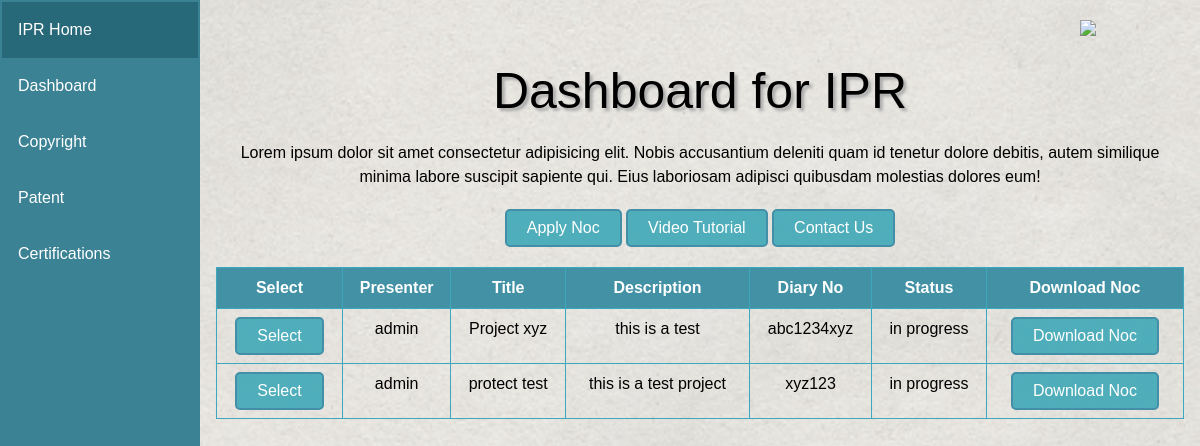
/dashboard.php, run on an earlier commit of the app's database.
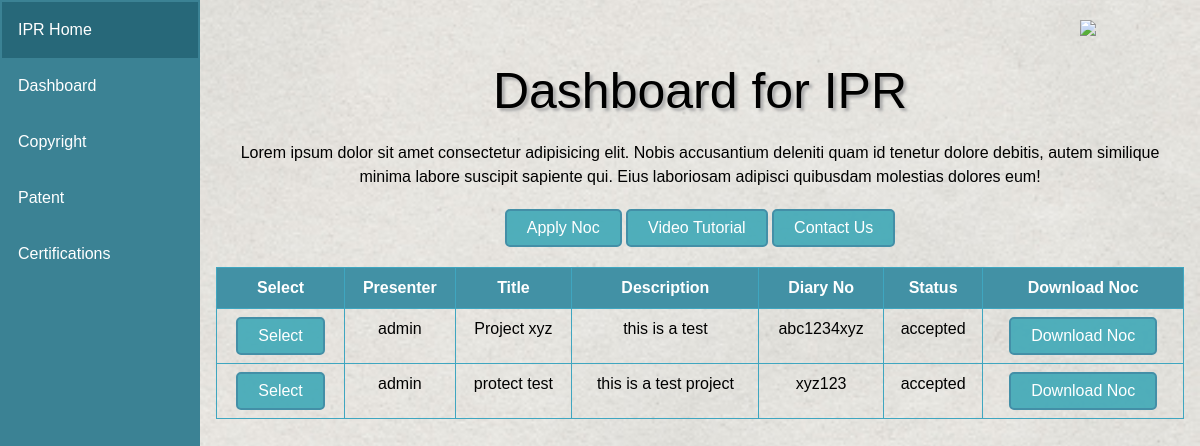
And on a later commit of the database.
### tables this page shows
CREATE TABLE `ipr_copyrights` (
  `id` int(11) NOT NULL,
  `title` varchar(100) NOT NULL,
  `description` text NOT NULL,
  `diary_no` varchar(50) NOT NULL,
  `status` varchar(100) NOT NULL,
  `presenter` int(11) NOT NULL
);

CREATE TABLE `ipr_users` (
  `id` int(11) NOT NULL,
  `name` varchar(50) NOT NULL,
  `email_id` varchar(100) NOT NULL,
  `password` varchar(100) NOT NULL,
  `department` varchar(50) NOT NULL,
  `role` int(11) NOT NULL,
  `reg_no` varchar(50) NOT NULL
);

### dashboard.php (the view, shortened to what this page needs)
<?php
 require_once 'requirements.php';
?>
<!DOCTYPE html>
<html lang="en">
<head>
    <link href="https://cdnjs.cloudflare.com/ajax/libs/font-awesome/5.15.1/css/all.min.css" rel="stylesheet" />
    <link rel="stylesheet" href="https://cdnjs.cloudflare.com/ajax/libs/bootstrap/5.0.1/css/bootstrap.min.css" />
    <link rel="stylesheet" href="css/dashboard.css">
</head>
<body>
    <div class="sidebar">
        <a class="active" href="#home">IPR Home</a>
        <a href="#news">Dashboard</a>
        <a href="#news">Copyright</a>
        <a href="#contact">Patent</a>
        <a href="#about">Certifications</a>
    </div>
    <div class="logo">
       <img src="/images/logo.png">
    </div>
    <div class="text-center content">
        <h2>Dashboard for IPR</h2>
        <p>Lorem ipsum dolor sit amet consectetur adipisicing elit. Nobis accusantium deleniti quam id tenetur dolore
            debitis, autem similique minima labore suscipit sapiente qui. Eius laboriosam adipisci quibusdam molestias
            dolores eum!</p>
        <div class="main-buttons">
            <a type="button" href="noc.php" class="btn">Apply Noc</a>
            <button type="button" class="btn">Video Tutorial</button>
            <button type="button" class="btn">Contact Us</button>
        </div>
        <div class="table">
            <table class="table table-bordered">
                <?php
                $sql = 'SELECT * FROM `ipr_copyrights` as `cp`,`ipr_users` as `users` WHERE users.email_id="ipradmin@sakec.ac.in" and users.id=cp.presenter';
                $query = mysqli_query($conn, $sql);
                $row = mysqli_fetch_all($query, MYSQLI_BOTH);
                ?>
                <thead>
                    <tr>
                        <th scope="col">Select</th>
                        <th scope="col">Presenter</th>
                        <th scope="col">Title</th>
                        <th scope="col">Description</th>
                        <th scope="col">Diary No</th>
                        <th scope="col">Status</th>
                        <th scope="col">Download Noc</th>
                    </tr>
                </thead>
                <tbody>
                    <?php
                    for ($i = 0; $i < mysqli_num_rows($query); $i++) {
                    ?>
                        <tr>
                            <td><button type="button" class="btn">Select</button></td>
                            <td><?php echo $row[$i]['name']; ?></td>
                            <td><?php echo $row[$i]['title']; ?></td>
                            <td><?php echo $row[$i]['description']; ?></td>
                            <td><?php echo $row[$i]['diary_no']; ?></td>
                            <td><?php echo $row[$i]['status']; ?></td>
                            <td><button type="button" class="btn">Download Noc</button></td>
                        </tr>
                    <?php
                    }
                    ?>
                </tbody>
            </table>
        </div>
    </div>
</body>
</html>

What changed in the data, as far as the page shows it:
changed ipr_copyrights "Project xyz": status "in progress" → "accepted"
changed ipr_copyrights "protect test": status "in progress" → "accepted"
